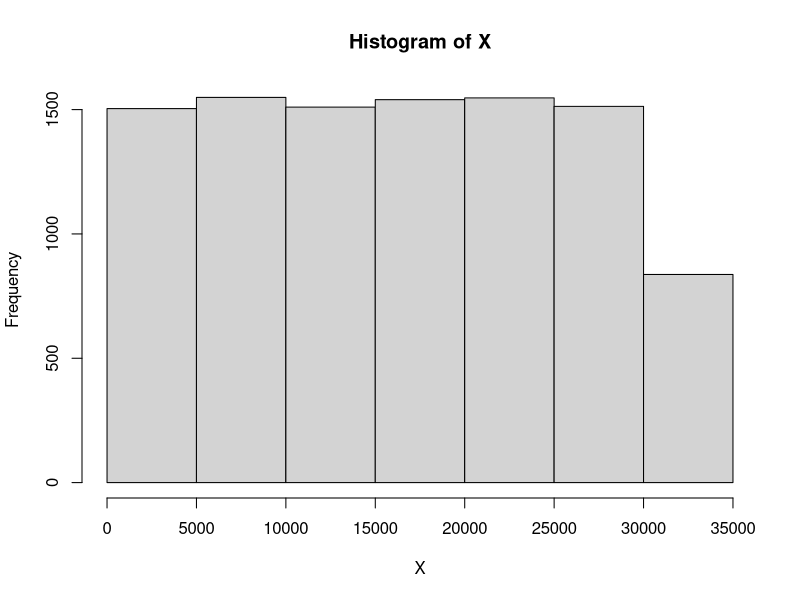

Write R code to recreate this figure.
## ---- chunk 1
knitr::opts_chunk$set(echo = TRUE)
## ---- chunk 2
X0 = as.integer(1)
m = as.integer(2^15)
a = as.integer(3)
c = as.integer(17)


X = rep(NA,m)
X[1] <- X0
for (i in 2:10000) {
  X[i] <- (a*X[i-1]+c) %% m
}
hist(X,breaks=10)
## ---- chunk 3

